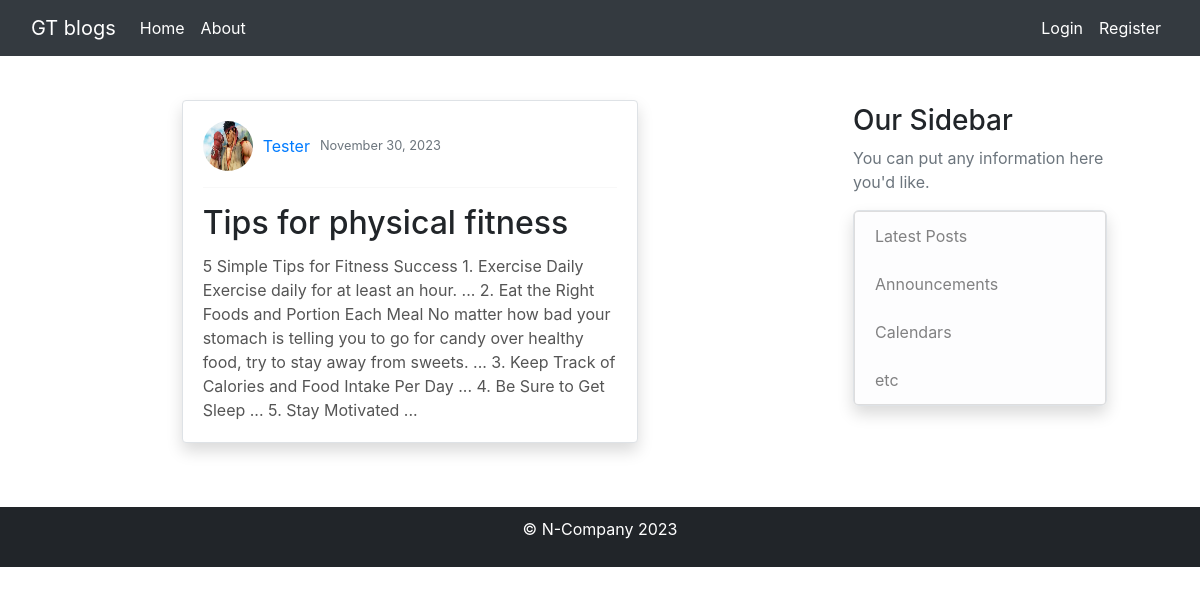
Screenshot of /blog/post/14 with the database file from the repository.
### blog/models.py (models this page shows, shortened)
class Post(models.Model):
    title = models.CharField(max_length=200)
    content = models.TextField()
    date_posted = models.DateTimeField(auto_now_add=True)
    author = models.ForeignKey(User, on_delete=models.CASCADE)

### users/models.py (models this page shows, shortened)
class Profile(models.Model):
    user = models.OneToOneField(User, on_delete=models.CASCADE)
    bio = models.TextField()
    image = models.ImageField(default='default.jpg',upload_to='profile_pics')

### blog/views.py (the view)
# urls.py: path('post/<int:pk>', PostDetailView.as_view(), name="Post-detail"),
class PostDetailView(DetailView):
    model = Post

### blog/templates/blog/post_detail.html (shortened to what this page needs)
{% extends '../blog/base.html' %}
{% block css %}
  {% load static %}
{% endblock  %}
{% block body %}
  {% load static %}
  <div class="container">
    <div class="row my-4">
      <div class="col-md-8 offset-md-2">
        <div class="card post-card border shadow">
          <div class="card-body">
            <div class="article-metadata">
              <img class="rounded-circle" src="{{ object.author.profile.image.url }}">
              <a href="{% url 'user-posts' object.author.username %}">{{ object.author }}</a>
              <small class="text-muted">{{ object.date_posted|date:"F d, Y" }}</small>
            </div>
            <hr />
            <h2 class="card-title">{{ object.title }}</h2>
            <p class="card-text article-content">{{ object.content }}</p>
          </div>
        </div>
      </div>
    </div>
  </div>
{% endblock %}

### blog/templates/blog/post_detail.html (style rules this page uses)
.post-card { margin-bottom: 20px; box-shadow: 0 4px 8px rgba(0, 0, 0, 0.1); transition: transform 0.3s; width: 100%; margin: 20px auto; }
.article-metadata { display: flex; align-items: center; margin-bottom: 10px; }
.article-metadata a { margin-right: 10px; }
.article-metadata img { width: 50px; height: 50px; border-radius: 50%; margin-right: 10px; }
.article-content { color: #555; }

### rows the page displays
Post: author.profile.image (picture), author "Tester", date_posted "November 30, 2023", title "Tips for physical fitness", content "5 Simple Tips for Fitness Success 1. Exercise Daily Exercise daily for at least an hour. ... 2. Eat the Right Foods and Portion Each Meal No matter how bad your stomach is telling you to go for candy over healthy food, try to stay away from sweets. ... 3. Keep Track of Calories and Food Intake Per Day ... 4. Be Sure to Get Sleep ... 5. Stay Motivated ..."
